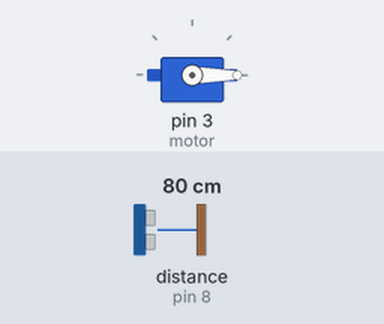
A sketch run on a simulated Arduino Uno, built with avr-gcc and run on an emulated ATmega328P. Shown: servo. Wiring (inferred from the names in the program): ultrasonic range finder: trigger pin 7; echo pin 8. The test bench sets the inputs (shaded band); at power-on: distance to the obstacle (sensor on pin 8) 80 cm. The echo pulse lasts 58.3 µs per cm.

Above: at 1.2 s.
1.3 s: distance to the obstacle (sensor on pin 8) set to 22 cm
2.8 s: distance to the obstacle (sensor on pin 8) set to 18 cm
At 4.0 s:
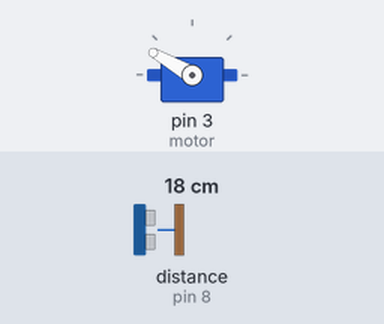
4.3 s: distance to the obstacle (sensor on pin 8) set to 35 cm
At 5.3 s:
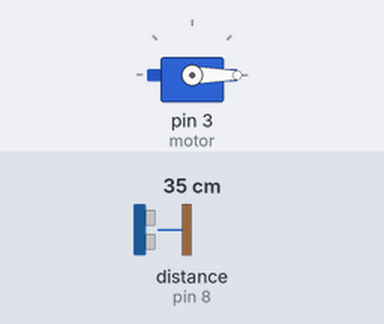
5.8 s: distance to the obstacle (sensor on pin 8) set to 2 cm
At 6.6 s:
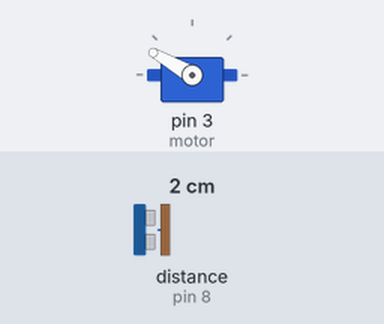
Timing chart, 0 to 8.3 s (numbered marks = the images above; inputs shaded):
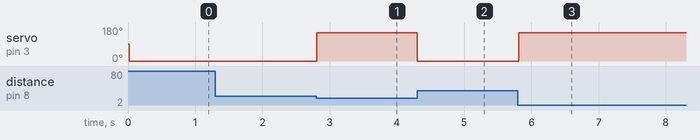

The sketch:

R13._Hello_Pikachu.ino
```cpp
// www.roboticschools.com

#include <Servo.h>

Servo motor;
int triggerPin = 7;
int echoPin = 8;

void setup()
{
  motor.attach(3, 500, 2500);
  pinMode(triggerPin, OUTPUT);
  pinMode(echoPin,INPUT);
}

void loop()
{
  digitalWrite(triggerPin, LOW);
  delayMicroseconds(2);
  // Sets the trigger pin to HIGH state for 10 microseconds
  digitalWrite(triggerPin, HIGH);
  delayMicroseconds(10);
  digitalWrite(triggerPin, LOW);
  // Reads the echo pin, and returns the sound wave travel time in microseconds
  long duration =  pulseIn(echoPin, HIGH);
  int distance = 0.0343 * duration/2;

  if (distance < 20)
  {
    motor.write(150);
  }
  else
  {
    motor.write(0);
  }
  delay(10); // Delay a little bit to improve simulation performance
}
```

Measured:
- the behaviour switches between 20 and 19 cm on distance to the obstacle (sensor on pin 8) (found by bisection; images 0 and 1)
- after the input at 1.3 s, every drawn part: stays the same
- after the input at 2.8 s, servo on pin 3 (motor): 0° → 150° at once
- after the input at 4.3 s, servo on pin 3 (motor): 150° → 0° at once
- after the input at 5.8 s, servo on pin 3 (motor): 0° → 150° at once
